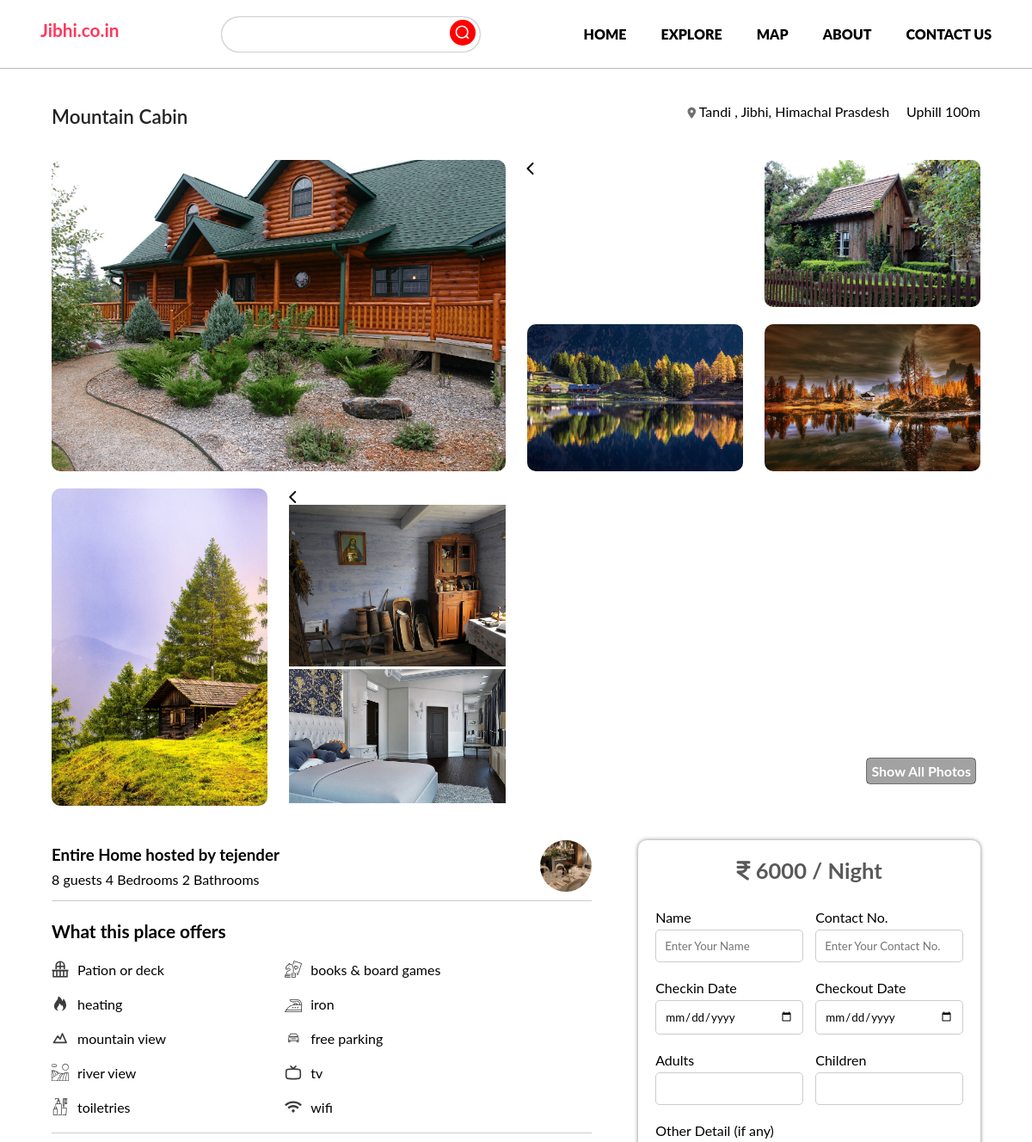
Before: /listing-detail/mountain-cabin/ (upper part) with the older database file.
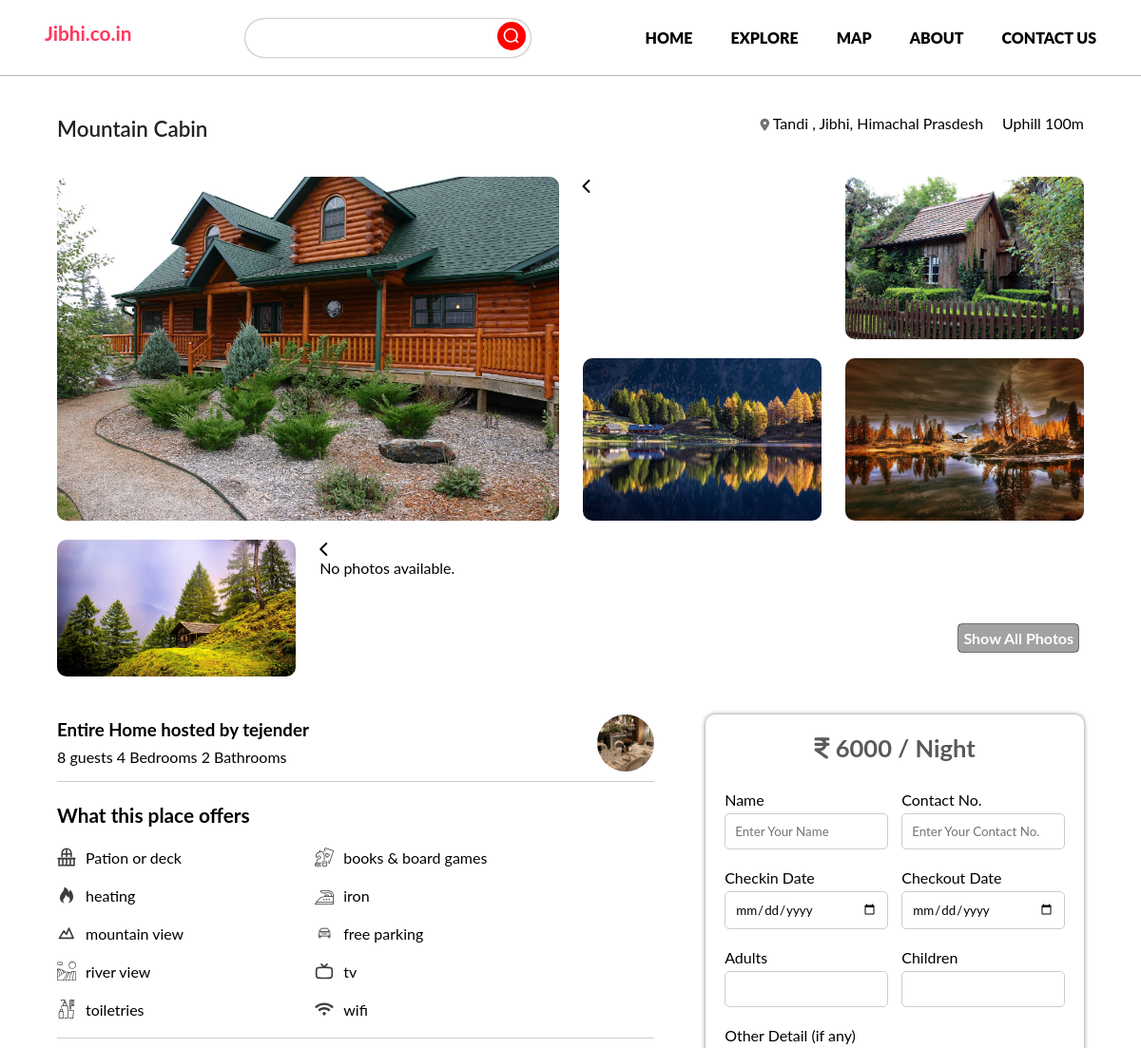
After: the same page with the newer database file.
### listings/models.py (models this page shows, shortened)
class Listings(models.Model):
    name = models.CharField(max_length=255)
    description = models.TextField()
    location = models.CharField(max_length=255)
    latitude = models.DecimalField(max_digits=19, decimal_places=14 ,default=0.0)
    longitude = models.DecimalField(max_digits=30, decimal_places=14,default=0.0)
    place_id = models.CharField(max_length=255,null=True,blank=True)
    capacity = models.IntegerField()
    num_bedrooms = models.IntegerField()
    num_bathrooms = models.IntegerField()
    amenities = models.ManyToManyField(Amenities)
    price_per_night = models.IntegerField()
    owner = models.ForeignKey(Host, on_delete=models.CASCADE)
    banner_image = models.ImageField(upload_to='banner_images/', blank=True)
    listing_type = models.CharField(
        max_length=10,default='hi',
        choices=[
            ('cottage', 'Cottage'),
            ('treehouse', 'Treehouse'),
            ('homestay', 'Homestay'),
            ('a-frame', 'A-Frame'),
            ('camp','Camping'),
            ('dome','Domes'),
            ('mudhosue','Mudhouse')
        ],
    )
    location_type = models.CharField(
        max_length=10,default='roadside',
        choices=[
            ('roadside', 'Roadside'),
            ('uphill', 'Uphill'),
            ('downhill', 'Downhill'),
            ('offroad', 'Offroad'),
        ],
    )
    distance_in_meters = models.IntegerField(default=0)
    thumb_images = models.ForeignKey(ThumbImages,on_delete=models.CASCADE,null=True)
    slug = models.SlugField(unique=True, max_length=255, blank=True, null=True,default="hi")
    thingsToKnow = models.ForeignKey('ThingsToKnow', on_delete=models.CASCADE, null=True, blank=True)

class ThumbImages(models.Model):
   listing_name = models.CharField(max_length=50)
   url1 = models.ImageField(upload_to='images/thumb-images')
   url2 = models.ImageField(upload_to='images/thumb-images')
   url3 = models.ImageField(upload_to='images/thumb-images')
   url4 = models.ImageField(upload_to='images/thumb-images')
   url5 = models.ImageField(upload_to='images/thumb-images')

class PhotoGallery(models.Model):
    listing = models.ForeignKey(Listings, on_delete=models.CASCADE, related_name='photos')
    image = models.ImageField(upload_to=get_upload_path, blank=True)
    caption = models.CharField(max_length=255, blank=True)

class Host(models.Model):
    name = models.CharField(max_length=255)
    image = models.ImageField(upload_to='host/dp', blank=True)
    email = models.EmailField(max_length=255, blank=True)
    phone = models.CharField(max_length=20, blank=True)
    address = models.CharField(max_length=255, blank=True)

class Amenities(models.Model):
    amenity_name = models.CharField(max_length=40)
    amenity_icon = models.FileField(upload_to='icons/amenities',validators=[FileExtensionValidator(['svg'])])

### listings/views.py (the view)
# urls.py: path('listing-detail/<str:slug>/', views.ListingDetail, name='listingDetail'),
def ListingDetail(request,slug):
    listing = Listings.objects.get(slug=slug)
    photos = listing.photos.all()
    not_bottom_nav=True
    not_top_nav=True
    api_photos = []
    api_key = "AIzaSyB4X65PsaEiyT-rdv4YO5gOn6_fMxJ-_tc"
    if listing.place_id:
        url = f"https://maps.googleapis.com/maps/api/place/details/json?place_id={listing.place_id}&fields=name,rating,user_ratings_total,formatted_phone_number,reviews&key={api_key}"
        response = requests.get(url)
        data = response.json()
        rating = data['result']['rating']
        user_rating_total = data['result']['user_ratings_total']
        reviews = data['result']['reviews']
        gmaps = googlemaps.Client(api_key)
        place = gmaps.place(listing.place_id)['result']
        for photo in place.get('photos', []):
            photo_reference = photo.get('photo_reference')
            photo_url = f"https://maps.googleapis.com/maps/api/place/photo?maxwidth=400&photoreference={photo_reference}&key={api_key}"
            api_photos.append(photo_url)
    else:
        rating=user_rating_total=reviews=None
    context = {'listing': listing,'photos':photos,
               "not_bottom_nav":not_bottom_nav,"not_top_nav":not_top_nav,
               'rating': rating,
               'reviews':reviews,'api_photos':api_photos,}
    return render(request,'listings/listingDetail.html', context)

### listings/templates/listings/listingDetail.html (shortened to what this page needs)
{% extends 'main.html' %}
{% load static %}
{% block css %}
<link rel="stylesheet" href="{% static 'css/single-listing-styles.css' %}">
{% endblock css %}
{% block content %}
<section class="section-wrapper hero-gallery">
    <div class="listing-header">
        <h2 class="listing-title">
            {{listing.name}}
        </h2>
        <div class="wrapper">
            <i>              <i class="fa fa-solid fa-location-dot"></i>
                <a href="#">
                    {{listing.location}}
                    , Jibhi, Himachal Prasdesh
                </a>
            </i>
            <i>{{listing.location_type}} {{listing.distance_in_meters}}m</i>
        </div>
    </div>
    <div class="gallery-grid">
        <a href="{% url 'listings' %}"class="prev-btn">
            <div>
                <i class="fa-solid fa-chevron-left"></i>
            </div>
        </a>
        <div class="hero-grid-item hero-grid-item--1">
            <img src="{{listing.thumb_images.url1.url}}" alt="">
        </div>
        <div class="hero-grid-item">
            <img src="{{listing.thumb_images.url2.url}}" alt="">
        </div>
        <div class="hero-grid-item">
            <img src="{{listing.thumb_images.url3.url}}" alt="">
        </div>
        <div class="hero-grid-item">
            <img src="{{listing.thumb_images.url4.url}}" alt="">
        </div>
        <div class="hero-grid-item">
            <img src="{{listing.thumb_images.url5.url}}" alt="">
        </div>
        <div class="load-gallery" id="load-gallery">
            <div class="gallery-text-wrapper">
                <h4>
                    Show All Photos
                </h4>
            </div>
        </div>
        <div id="overlay-wrapper">
            <div id="listing-gallery-modal">
                    <div id="listing-gallery-modal-content">
                        <div class="gallery-header">
                                <i class="fa-solid fa-chevron-left" id="close-gallery-modal"></i>
                        </div>
                        <div class="photo-gallery">
                        {% if photos %}
                            <div class="photos">
                                {% for photo in photos %}
                                <div class="item--{{forloop.counter}}">
                                    <img src="{{ photo.image.url }}" alt="{{ photo.caption }}"
                                    class="" loading="lazy">
                                </div>
                              {% endfor %}
                            </div>
                        </div>
                      {% else %}
                        <p>No photos available.</p>
                      {% endif %}
                    </div>
                </div>
        </div>
    </div>
</section>
<section class="section-wrapper listing-body-wrapper">
    <div class="listing-body--left">
        <div class="listing-body--content">
            <div class="hosting-summary">
                <div class="owner-accomodation-info">
                    <h3>Entire Home hosted by {{listing.owner.name}}</h3>
                    <div class="accomodation-summary">
                        <i>
                            {{listing.capacity}} guests
                        </i>
                        <i>
                            {{listing.num_bedrooms}} Bedrooms
                        </i>
                        <i>
                            {{listing.num_bathrooms}} Bathrooms
                        </i>
                    </div>
                </div>
                <div class="host-image">
                    <img src="{{listing.owner.image.url}}" alt="">
                </div>
            </div>
            <div class="amenities-wrapper">
                <div class="amenity-title">
                    <h2>
                        What this place offers
                    </h2>
                </div>
                    <div class="amenities">
                        {% for amenity in listing.amenities.all %}
                        <div class="single-amenity">
                            <div class="amenity-icon">
                                <img src="{{ amenity.amenity_icon.url }}" alt="{{ amenity.amenity_name }}">
                            </div>
                            <div class="amenity-text">
                                {{amenity.amenity_name}}
                            </div>
                        </div>
                        {% endfor %}
                    </div>
            </div>
     </div>
    </div>
    <div class="listing-body--right" id="enquiry-form-desktop">
        <div class="form-price">
             <b>
                <i class="fa-solid fa-indian-rupee-sign"></i>  {{listing.price_per_night}} / Night
             </b>
        </div>
        {% include './listing_enquiry_form.html' %}
        </div>
</section>
{% endblock content %}

### templates/main.html (shortened to what this page needs)
<!DOCTYPE html>
{% load static %}
<html lang="en">
<head>
    <link rel="stylesheet" href="{% static 'css/main.css' %}">
    <link rel="stylesheet" href="{% static 'css/main-mobile.css' %}">
    <link rel="stylesheet" href="{% static 'css/nav.css' %}">
    <link rel="stylesheet" href="https://cdnjs.cloudflare.com/ajax/libs/font-awesome/6.3.0/css/all.min.css" />
    <link rel="stylesheet" href="https://cdn.jsdelivr.net/npm/swiper@9/swiper-bundle.min.css" />
    {% block css %}
    {% endblock css %}
</head>
<body class="">
    <div class="body-container">
        {% include 'nav.html' %}
        {% block content %}
        {% endblock content %}
    </div>
</body>
</html>

### templates/nav.html (shortened to what this page needs)
    {% load static %}
    <div class="nav-wrapper">
     <nav class="navbar">
        <div class="logo">
            <a href="{% url 'home' %}">
              <h2>Jibhi.co.in</h2>
            </a>
        </div>
        <div class="search-wrapper  trigger-desktop">
          <div class="search-box">
            <img src="{% static 'assets/icons/random/icon-search.svg' %}" alt="">
          </div>
        </div>
       <ul class="nav no-search">
         <li class="nav-item"><a href="#">Home</a></li>
         <li class="nav-item"><a href="{% url 'listings' %}">Explore</a></li>
         <li class="nav-item"><a href="{% url 'map' %}">Map</a></li>
         <li class="nav-item"><a href="#">About</a></li>
         <li class="nav-item"><a href="{% url 'contact-us' %}">Contact Us</a></li>
       </ul>
     </nav>
     </div>

### listings/templates/listings/listing_enquiry_form.html (shortened to what this page needs)
<form method="post" action="{% url 'enquiry' %}">
    <div class="form-row">
        <div class="form-group">
            <label for="name">Name</label>
            <input type="text" id="name" name="name" required="true" placeholder="Enter Your Name">
        </div>
        <div class="form-group">
            <label for="contact">Contact No.</label>
            <input type="number" id="contact" name="contact" placeholder="Enter Your Contact No.">
        </div>
    </div>
        <div class="form-row">
        <div class="form-group">
            <label for="checkin-date">Checkin Date</label>
            <input type="date" id="checkin-date" name="checkin-date" required placeholder="kfgh">
        </div>
        <div class="form-group">
            <label for="checkout-date">Checkout Date</label>
            <input type="date" id="checkout-date" name="checkout-date" required>
        </div>
        </div>
        <div class="form-row">
            <div class="form-group">
                <label for="adults">Adults</label>
                <input type="number" id="adults" name="adults" min="1" required="true">
            </div>
            <div class="form-group">
                <label for="children">Children</label>
                <input type="number" id="children" name="children" min="0">
            </div>
        </div>
        <div class="form-row ">
            <div class="form-group full">
                <label for="details">Other Detail (if any)</label>
            </div>
        </div>
 </form>

### static/css/main.css (style rules this page uses)
* { margin: 0; padding: 0; box-sizing: border-box; font-family: 'Lato', 'Arial', sans-serif; -webkit-tap-highlight-color: transparent; }
a { text-decoration: none; color: inherit; }
h1, p { line-height: 1.4; }
h2 { color: #000; font-size: 1.3rem; line-height: 1.4; margin-bottom: 10px; }
i { font-style: normal; }
img { width: 100%; height: 100%; object-fit: cover; }
section.section-wrapper { width: 100%; padding: 0 5%; height: auto; display: flex; flex-direction: column; gap: 25px; margin-top: 40px; }
.fa { color: #717171; font-size: .8rem; }
.listing-title { font-weight: 600; font-size: 1rem; color: #242323; }
.gallery-grid { display: grid; grid-template-columns: repeat(4,1fr); grid-template-rows: repeat(2,1fr); row-gap: 20px; column-gap: 25px; height: auto; position: relative; }
.hero-grid-item { width: 100%; border-radius: 10px; overflow: hidden; position: relative; }
.hero-grid-item--1 { grid-column: 1 / 3; grid-row: 1 / 3; }
.hero-grid-item img { width: 100%; height: 100%; transition: all 15s ease; object-fit: cover; }
.load-gallery { position: absolute; right: 5px; bottom: 25px; }
.load-gallery h4 { color: white; }
.gallery-text-wrapper { position: relative; height: auto; width: 100%; z-index: 5; padding: 5px; border-radius: 5px; border: 1px solid rgba(0, 0, 0, 0.564); cursor: pointer; }
.gallery-text-wrapper::before { content: ''; height: 100%; width: 100%; position: absolute; top: 0; left: 0; background-color: rgba(0, 0, 0, 0.364); z-index: -1; }
.listing-header { display: flex; gap: 5px; justify-content: space-between; text-transform: capitalize; }
.listing-header h2.listing-title { font-size: 1.4rem; }
.listing-header .wrapper { display: flex; gap: 20px; }
section.section-wrapper.listing-body-wrapper { display: flex; flex-direction: row; gap: 5%; }
.listing-body--left { width: 60%; height: auto; }
.listing-body--right { width: 38%; height: 100%; box-shadow: 0px 0px 5px gray; border-radius: 10px; display: flex; flex-direction: column; align-items: center; padding-top: 20px; gap: 20px; padding-bottom: 0px; padding-bottom: 20px; }
.form-price { font-size: 1.6rem; font-weight: 400; color: rgba(3, 3, 3, 0.658); }
.hosting-summary { display: flex; gap: 50px; justify-content: space-between; align-items: center; border-bottom: 1px solid rgba(0, 0, 0, .2); padding-bottom: 10px; }
.host-image { width: 60px; height: 60px; }
.owner-accomodation-info { display: flex; flex-direction: column; gap: 8px; }
.host-image img { border-radius: 50%; }
.amenities-wrapper { display: flex; flex-direction: column; align-items: flex-start; gap: 10px; margin-top: 20px; padding-bottom: 20px; border-bottom: 1px solid rgba(0, 0, 0, .2); }
.amenities { display: flex; align-items: center; gap: 20px; flex-wrap: wrap; }
.single-amenity { display: flex; gap: 10px; align-items: center; width: 40%; }
.amenity-icon { height: 20px; width: 20px; }

Changed rows visible on the page:
removed PhotoGallery: image (picture)
removed PhotoGallery: image (picture)
Other visible differences:
text now shown: "No photos available."
